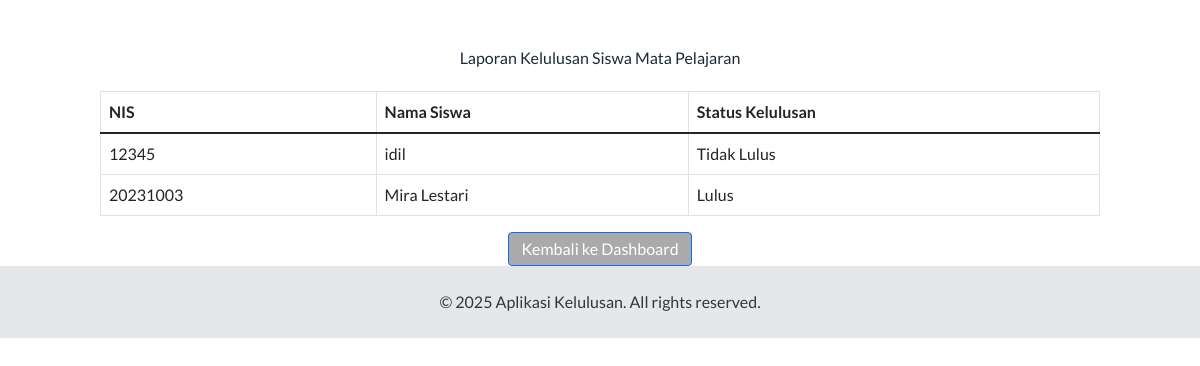
The app's page /guru_mapel/laporan_kelulusan.php (signed in) with its own data.
### tables this page shows
CREATE TABLE `nilai` (
  `id_nilai` int(11) NOT NULL,
  `nis` varchar(20) NOT NULL,
  `kode_mapel` varchar(10) NOT NULL,
  `smt1` decimal(5,2) DEFAULT NULL,
  `smt2` decimal(5,2) DEFAULT NULL,
  `smt3` decimal(5,2) DEFAULT NULL,
  `smt4` decimal(5,2) DEFAULT NULL,
  `smt5` decimal(5,2) DEFAULT NULL,
  `uas` decimal(5,2) DEFAULT NULL,
  `tahun_ajaran` varchar(20) NOT NULL,
  `kkm` decimal(5,2) DEFAULT 80.00
);

CREATE TABLE `siswa` (
  `nis` varchar(20) NOT NULL,
  `nisn` varchar(20) DEFAULT NULL,
  `nama` varchar(100) NOT NULL,
  `tempat_lahir` varchar(100) DEFAULT NULL,
  `nama_orang_tua` varchar(100) DEFAULT NULL,
  `kelas` varchar(10) NOT NULL,
  `tahun_ajaran` varchar(20) NOT NULL,
  `password` varchar(255) DEFAULT NULL,
  `status_kelulusan` enum('Lulus','Lulus Bersyarat','Tidak Lulus') DEFAULT NULL
);

### guru_mapel/laporan_kelulusan.php (the view, shortened to what this page needs)
<?php
include('../includes/koneksi.php');
$kode_mapel = $_SESSION['kode_mapel'];
$sql = "SELECT siswa.nis, siswa.nama, nilai.smt1, nilai.smt2, nilai.smt3, nilai.smt4, nilai.smt5, nilai.uas, nilai.kkm
        FROM siswa
        JOIN nilai ON siswa.nis = nilai.nis
        WHERE nilai.kode_mapel = '$kode_mapel'";
$result = mysqli_query($conn, $sql);
?>
<!DOCTYPE html>
<html lang="id">
<head>
    <?php include('../template_head.php'); ?>
</head>
<body>
    <div class="container mt-5">
        <h3 class="text-center mb-4 text-gray-800">Laporan Kelulusan Siswa Mata Pelajaran</h3>
        <table class="table table-bordered">
            <thead>
                <tr>
                    <th>NIS</th>
                    <th>Nama Siswa</th>
                    <th>Status Kelulusan</th>
                </tr>
            </thead>
            <tbody>
                <?php while ($row = mysqli_fetch_assoc($result)) {
                    $kelulusan = "Tidak Lulus";
                    if ($row['smt1'] >= $row['kkm'] && $row['smt2'] >= $row['kkm'] && $row['smt3'] >= $row['kkm'] &&
                        $row['smt4'] >= $row['kkm'] && $row['smt5'] >= $row['kkm'] && $row['uas'] >= $row['kkm']) {
                        $kelulusan = "Lulus";
                    }
                ?>
                <tr>
                    <td><?php echo $row['nis']; ?></td>
                    <td><?php echo $row['nama']; ?></td>
                    <td><?php echo $kelulusan; ?></td>
                </tr>
                <?php } ?>
            </tbody>
        </table>
        <div class="text-center mt-3">
            <a href="guru_mapel_dashboard.php" class="btn btn-primary">Kembali ke Dashboard</a>
        </div>
    </div>
    <?php include('../template_foot.php'); ?>
</body>
</html>

### records on screen
nilai: nis.nis "12345", nis.nama "idil", kelulusan "Tidak Lulus"
nilai: nis.nis "20231003", nis.nama "Mira Lestari", kelulusan "Lulus"
